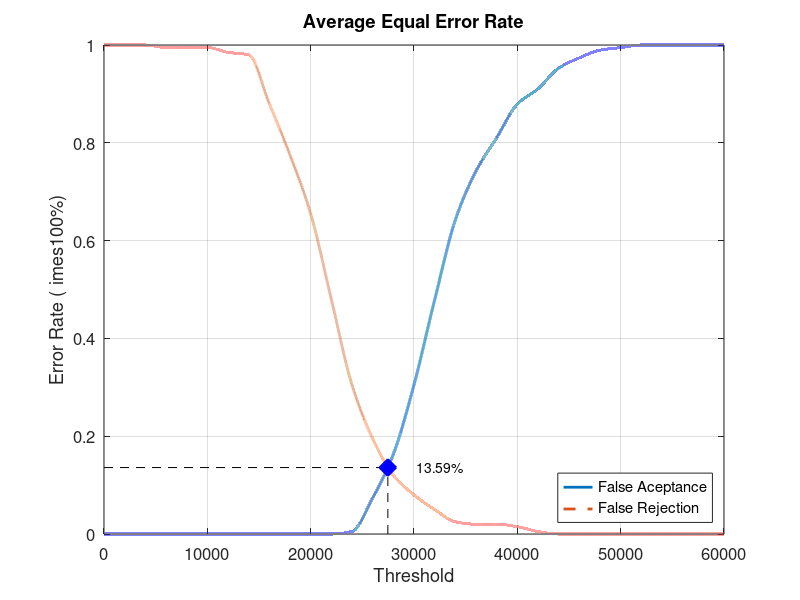
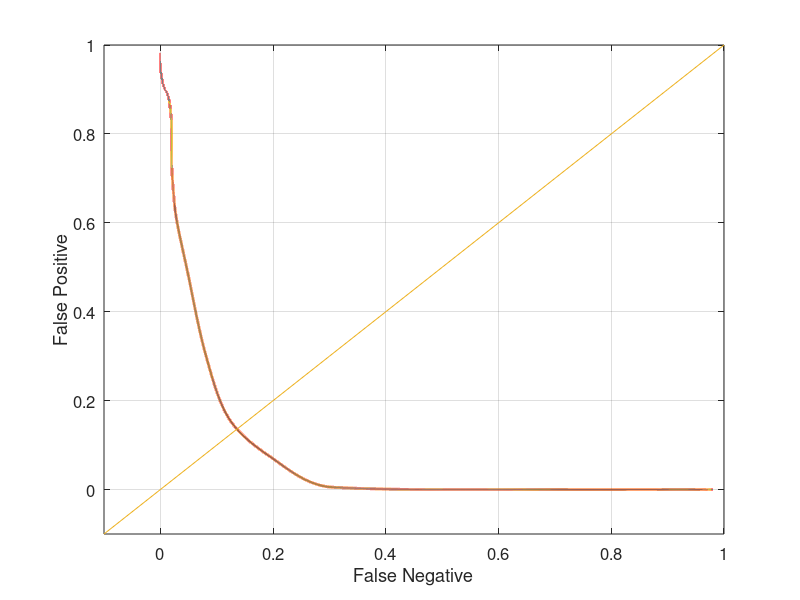

Recreate these plots in MATLAB, in order.
close all;
clear;
clc;
x = 0:2000:60000;
xq = 0:0.5:60000;

y0 = [0 0 0 0 0 0 0 0 0 0 0 0 0.00526316 0.0736842 0.163158 0.305263 0.478947 0.642105 0.742105 0.810526 0.878947 0.910526 0.952632 0.973684 0.989474 0.994737 1 1 1 1 1]
yy0 = interp1(x, y0, xq, 'pchip');
y1 = [1 1 1 0.995 0.995 0.995 0.985 0.98 0.88 0.775 0.655 0.48 0.305 0.195 0.12 0.08 0.05 0.025 0.02 0.02 0.015 0.005 0 0 0 0 0 0 0 0 0]
yy1 = interp1(x, y1, xq, 'pchip');

% Calculating EER: 
y2 = abs(y0 - y1);
find(y2 == min(y2))
yy2 = abs(yy0 - yy1);
xEER = find(yy2 == min(yy2));
xEERIndex = xq(xEER) % X-axis EER
yEER = yy0(xEER) % Y-axis EER

main = figure
plot(xq, yy0,'-','LineWidth', 2);	hold on
plot(xq, yy1,'--','LineWidth', 2);	hold on
plot([xEERIndex xEERIndex], [0 yEER], 'k--');	hold on
plot([0 xEERIndex], [yEER yEER], 'k--');	hold on
plot(xEERIndex, yEER, 'bx', 'LineWidth', 10);	hold on
text(xEERIndex + 10 * xEERIndex / 100, yEER, [num2str(round((10000 * yEER)) / 100) '%'])
legend('False Aceptance', 'False Rejection', 'Location', 'SouthEast')
xlabel('Threshold')
ylabel('Error Rate (	imes100%)')
title('Average Equal Error Rate')
set(gca, 'FontSize', 12)
axis([0 60000 0 1])
grid on

print(main, 'Database2_3Main', '-dpng');
FNRxFPR = figure('Color', [1 1 1]);
plot(yy1, yy0, '-', yy1, yy0, 'LineWidth', 2);
hold on
y = -0.1:0.1:1
plot(y, y); 
set(gca, 'FontSize', 12)
xlabel('False Negative')
ylabel('False Positive')
axis([-0.1 1 -0.1 1])
set(gca, 'FontSize', 12)
grid on

print(FNRxFPR, 'Database2_3FNRxFPR','-dpng');
